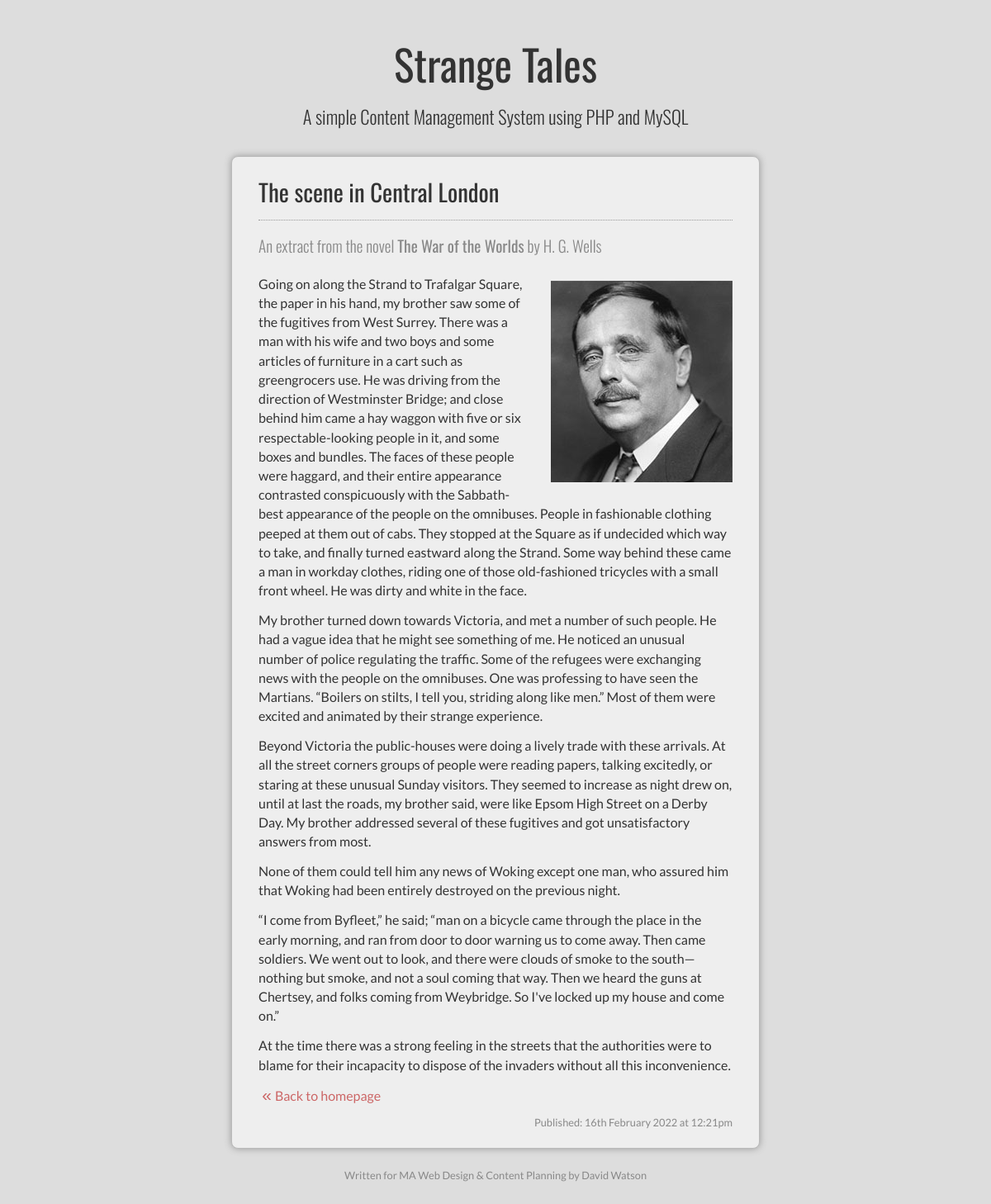
The app's page /activity2/article.php?id=2 with its own data.
### tables this page shows
CREATE TABLE `articles` (
  `article_id` int UNSIGNED NOT NULL,
  `headline` varchar(100) NOT NULL,
  `intro` text NOT NULL,
  `article` text NOT NULL,
  `author` varchar(50) NOT NULL,
  `novel` varchar(100) NOT NULL,
  `published` timestamp NOT NULL DEFAULT CURRENT_TIMESTAMP
);

### activity2/article.php (the view, shortened to what this page needs)
<?php
if (isset($_GET['id']) && filter_var($_GET['id'], FILTER_VALIDATE_INT)) {
    $article=$_GET['id'];
}else{
	header('HTTP/1.0 404 Not Found');
	exit("<h1>Not Found</h1>\n<p>The submitted data is not valid.</p>");
}
$host     = "localhost";
$user     = "*********";
$password = "*********";
$name     = "*********";
$conn = mysqli_connect($host, $user, $password, $name) or die ("Cannot connect to database.");
$query = "SELECT article_id, headline, article, author, novel, published FROM articles WHERE article_id = $article";
$result = mysqli_query($conn, $query) or die ("Error querying database.");
$row = mysqli_fetch_array($result);
$headline = $row['headline'];
$article = $row['article'];
$author = $row['author'];
$novel = $row['novel'];
$date = $row['published'];
$timestamp = strtotime($date);
$display_date = date('jS F Y', $timestamp);
$display_time = date('g:ia', $timestamp);
?>
<!DOCTYPE html>
<html lang="en">
	<head>
		<link rel="stylesheet" href="style/style.css">
	</head>
	<body>
		<header>
			<h1>Strange Tales</h1>
    		<p>A simple Content Management System using PHP and MySQL</p>
    	</header>
    	<main>
<?php
echo "            <article>\n";
echo "                <header>\n";
echo "                    <h2>$headline</h2>\n";
echo "                    <p><cite>An extract from the novel <b>$novel</b> by $author</cite></p>\n";
echo "                </header>\n";
echo "$article\n";
echo "                <p><a href=\"index.php\"><span class=\"arrow\">&laquo;</span>Back to homepage</a></p>\n";
echo "                <footer>Published: $display_date at $display_time</footer>\n";
echo "            </article>\n";
?>
		</main>
		<footer>Written for MA Web Design &amp; Content Planning by David Watson</footer>
	</body>
</html>

### activity2/style/style.css (style rules this page uses)
html, body, div, span, applet, object, iframe, h1, h2, h3, h4, h5, h6, p, blockquote, pre, a, abbr, acronym, address, big, cite, code, del, dfn, em, img, ins, kbd, q, s, samp, small, strike, strong, sub, sup, tt, var, b, u, i, center, dl, dt, dd, ol, ul, li, fieldset, form, label, legend, table, caption, tbody, tfoot, thead, tr, th, td, article, aside, canvas, details, embed, figure, figcaption, footer, header, hgroup, menu, nav, output, ruby, section, summary, time, mark, audio, video { margin: 0; padding: 0; border: 0; font-size: 100%; font: inherit; vertical-align: baseline; }
article, aside, details, figcaption, figure, footer, header, hgroup, menu, nav, section { display: block; }
body { line-height: 1; }
html { box-sizing: border-box; }
*, *:before, *:after { box-sizing: inherit; }
body { font-family: Lato, Calibri, Tahoma, Geneva, sans-serif; color: #333; background: #ddd; }
header, main, footer { max-width: 640px; margin: 0 auto; }
header, footer { padding: 0 1.0em; }
header { margin-top: 3.0em; }
main { max-width: 640px; margin-top: 2.0em; margin-bottom: 1.5em; }
footer { color: #888; font-size: 0.8em; text-align: center; margin-bottom: 3.0em; }
footer:not(article footer) { line-height: 1.4; }
h1, h2, h1+p { font-family: Oswald, Tahoma, Geneva, sans-serif; color: #333; }
h1 { font-size: 3.2em; line-height: 1.15; }
h1, h1+p { text-align: center; }
h1+p { font-size: 1.4em; font-weight: 300; padding: 0 1.0em; }
h2 { font-size: 1.8em; line-height: 1.25; }
p { margin-top: 0.8em; line-height: 1.45em; }
strong, b { font-weight: 400; }
article { padding: 1.5em 1.0em; border: 1px solid #bbb; border-radius: 0; margin: 1.5em 0; background: #eee; }
article:first-of-type { margin-top: 2.0em; }
article header { padding: 0; margin-top: 0; }
article footer { text-align: right; padding: 0; margin-top: 1.2em; margin-bottom: 0; }
article h2+p { color: #888; font-size: 0.8em; padding-top: 0.8em; border-top: 1px dotted #999; margin-top: 1.2em; }
article h2+p > cite { font-family: Oswald, Tahoma, Geneva, sans-serif; font-size: 1.5em; font-weight: 300; line-height: 2.2; }
img { display: block; margin: 0.5em auto 0.7em; }
a { text-decoration: none; }
a:link, a:visited { color: #c66; }
.arrow { font-family: Arial, Helvetica, sans-serif; font-size: 1.3em; margin: 0 0.2em; }
@media (min-width: 640px) { header, footer { padding: 0 2.0em; } }
@media (min-width: 640px) { article { padding: 1.5em 2.0em; border-radius: 8px; box-shadow: 0 0 8px #999; } }
@media (min-width: 640px) { img { display: inline; float:right; margin: 0.5em 0 0.4em 1.5em; } }

### records on screen
articles: headline "The scene in Central London", novel "The War of the Worlds", author "H. G. Wells", article (picture), article "Going on along the Strand to Trafalgar Square, the paper in his hand, my brother saw some of the fugitives from West Surrey. There was a man with his wife and two boys and some articles of furniture in a cart such as greengrocers use. He was driving from the direction of Westminster Bridge; and close behind him came a hay waggon with five or six respectable-looking people in it, and some boxes and bundles. The faces of these people were haggard, and their entire appearance contrasted conspicuously with the Sabbath-best appearance of the people on the omnibuses. People in fashionable clothing peeped at them out of cabs. They stopped at the Square as if undecided which way to take, and…", published "16th February 2022", published "12:21pm"
